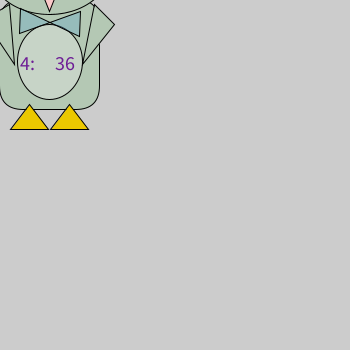
Frame 1 (no input)
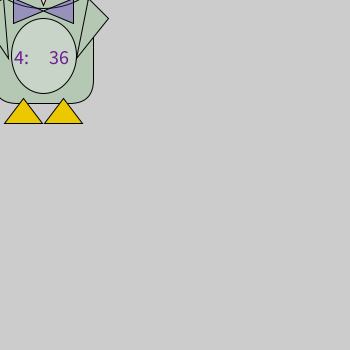
Frame 60 (the mouse pressed at the canvas centre just before this capture)
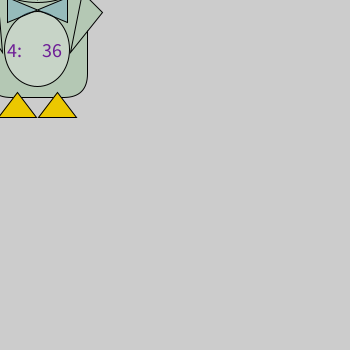
Frame 120 (the mouse held since frame 60 and released just before this capture)

The Processing sketch that drew these frames (run headless with seeded random() and noise(); from frame 60 on, the mouse is pressed at the canvas centre):

// Processing sketch: processing_87887
// ── processing_87887.pde

int myX;
int myY;

float xx;
float yy;

void setup()
{
  size(350,350);
}

void draw() {
  background(204);
  
 
int s = second (); //Values from 00-59
int m = minute();  // Values from 00 - 59
int h = hour();    // Values from 00 - 23


  

size(350, 350);
fill(180, 200, 180);
myX=mouseX;
myY=mouseY;


pushMatrix();

xx=xx+(0.5-noise(frameCount/300));
yy=yy+(0.5-noise(frameCount/300));
translate(xx,yy);

rect(0, 0, 100, 110, 24);//body(xytopleft,width,height,edges)
triangle(s+65, -100, 95, -60, 55, -60);//R-Ear
triangle(35-s, -100, 40, -60, 5, -60);//L-Ear
triangle(10, 5, -15, 20, 15, 65);//LWing
triangle(95, 5, 115, 25, 83, 65);//RWing
ellipse(50, -30, 120, 90);//this is the head
fill(230, 230, 230, 100);//belly color
ellipse(50, 62, 65, 75);//belly
fill(240, 250, 240);//eyes
ellipse(77, -35, 55, 55);//R eye
ellipse(27, -35, 55, 55);//L eye
strokeWeight(2);
line(0, -40, 103, -40);//line-eyes
strokeWeight(1);
fill(20, 20, 20);//pupil color
ellipse(myX/14+65, myY/18-35, 8, 8);//R pupil
ellipse(myX/14+15, myY/18-35, 8, 8);//L pupil
fill(250, 200, 200);//mouth color
triangle(50, 12, 60, -13, 40, -13);//mouth
fill(235, 200, 0);//feet color
triangle(125-95, 225-120, 144-95, 250-120, 106-95, 250-120);//Lfoot
triangle(165-95, 225-120, 184-95, 250-120, 146-95, 250-120);//Rfoot


textSize(20);
fill(110, 30, 150);
text(h+":", 115-95, 190-120); 
text(m, 150-95, 190-120);


// bowtie
pushMatrix();
translate(50,20);  
rotate(radians(frameCount*3%360));
fill(90, random(255), 200, 85);//bowtie
quad(-30, 15, -30, -10, 30, 15, 30, -10);

popMatrix();



popMatrix(); 


}
